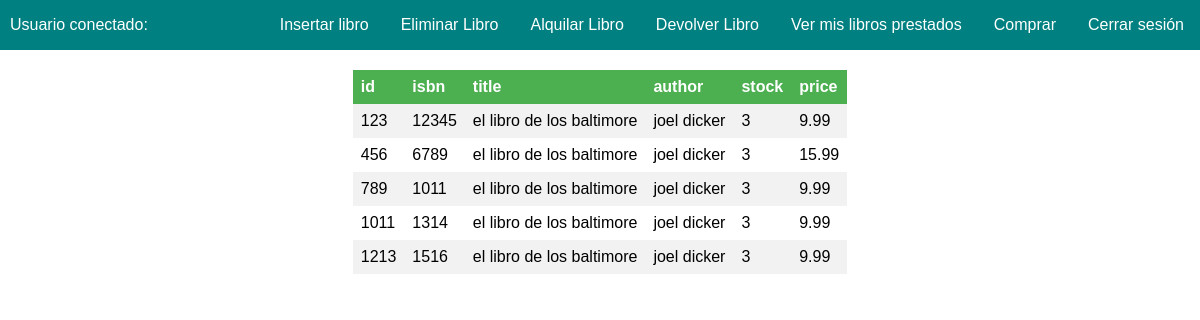
The page /Vista/BookPremium.php on the database its author committed.
### tables this page shows
CREATE TABLE book(
    id INT(10) NOT NULL AUTO_INCREMENT PRIMARY KEY,
    isbn VARCHAR(13) NOT NULL,
    title VARCHAR(255) NOT NULL,
    author VARCHAR(255) NOT NULL,
    stock SMALLINT(5)  NOT NULL,
    price FLOAT NOT NULL
);

### clases/Conexion.php (called while the page is built, shortened)
<?php
class Conexion
{
    private static $instance = NULL;
    private $con = NULL;
    private function __construct()
    {
        $config = file_get_contents("../config/config.json");
        $config = json_decode($config, true);
        try {
            $this->con = new PDO($config['DBType'] . ":" . $config['DBName'] . ";" . $config['DBHost'], $config['DBUsername'], $config['DBPassword'], array(PDO::MYSQL_ATTR_INIT_COMMAND => "SET NAMES utf8"));
        } catch (PDOException $e) {
            try {
                $this->con = new PDO($config['DBType'] . ":"  . $config['DBHost'], $config['DBUsername'], $config['DBPassword'], array(PDO::MYSQL_ATTR_INIT_COMMAND => "SET NAMES utf8"));
                $this->con->prepare('CREATE DATABASE IF NOT EXISTS prueba COLLATE utf8_spanish_ci')->execute();
                $createTables = file_get_contents("../config/createTable.sql");
                $this->con->prepare($createTables)->execute();
                $insertData = file_get_contents("../config/insertData.sql");
                $this->con->prepare($insertData)->execute();
            } catch (PDOException $e) {
                echo "no se ha podido crear la BBDD";
            }
        }
    }
    public static function getInstance()
    {
        if (is_null(self::$instance)) {
            self::$instance = new self();
        }
        return self::$instance;
    }
    public function selectQuery($query)
    {
        try {
            $statement = $this->con->prepare(trim($query));
            $statement->execute();
            $rows = $statement->fetchAll(PDO::FETCH_ASSOC);
            return $rows;
        } catch (PDOException $exception) {
            return "ERROR AL REALIZAR LA QUERY" . $exception;
        }
    }
}

### Functions/functions.php (the view, shortened to what this page needs)
<?php
function paintBooks()
{
    $query = "select * from book";
    $con = Conexion::getInstance();
    $rows = $con->selectQuery($query);
    echo "<table>";
    echo <<<HRD
<tr>
<th>id</th>
<th>isbn</th>
<th>title</th>
<th>author</th>
<th>stock</th>
<th>price</th>
</tr>
HRD;
    foreach ($rows as $row) {
        $id = $row['id'];
        $isbn = $row['isbn'];
        $title = $row['title'];
        $author = $row['author'];
        $stock = $row['stock'];
        $price = $row['price'];
        echo <<<SELECTDATA
<tr>
<td>$id</td>
<td>$isbn</td>
<td>$title</td>
<td>$author</td>
<td>$stock</td>
<td>$price</td>
</tr>
SELECTDATA;
    }
    echo "</table>";
}

### style/style.css (style rules this page uses)
body { font-family: Arial, Helvetica, sans-serif; margin: 0; }
table { border-collapse: collapse; display: flex; justify-content: center; margin-top: 20px; }
th, td { text-align: left; padding: 8px; }
tr:nth-child(even) { background-color: #f2f2f2; }
th { background-color: #4caf50; color: white; }

### rows shown on the page
book: id "123", isbn "12345", title "el libro de los baltimore", author "joel dicker", stock "3", price "9.99"
book: id "456", isbn "6789", title "el libro de los baltimore", author "joel dicker", stock "3", price "15.99"
book: id "789", isbn "1011", title "el libro de los baltimore", author "joel dicker", stock "3", price "9.99"
book: id "1011", isbn "1314", title "el libro de los baltimore", author "joel dicker", stock "3", price "9.99"
book: id "1213", isbn "1516", title "el libro de los baltimore", author "joel dicker", stock "3", price "9.99"
